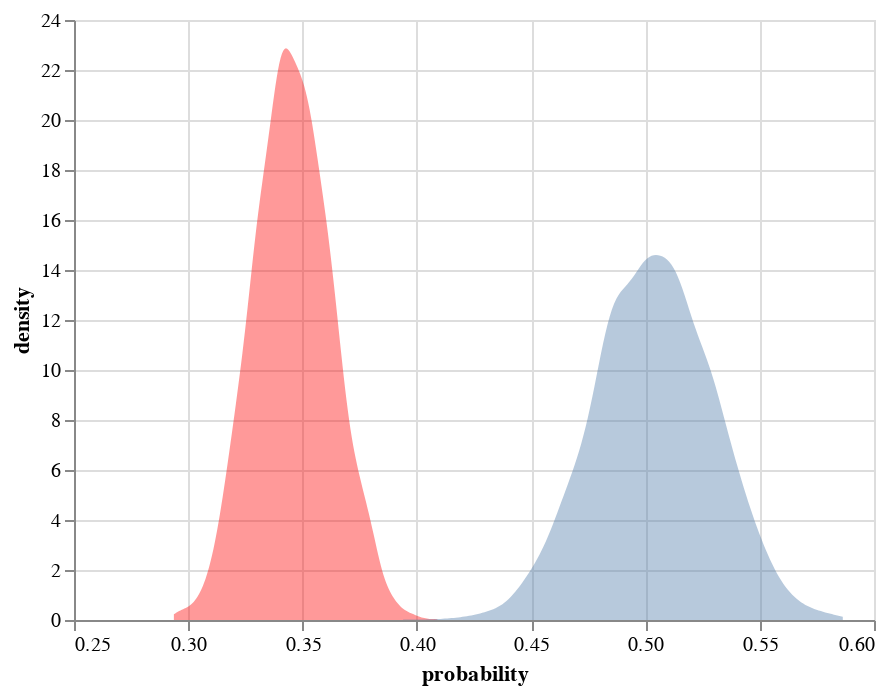

Notebook cell for this chart:
### Code cell
direct_effect = pd.DataFrame({
    "urban" : urban_predictions['posterior_predictive']['lkl'].mean(dim=['lkl_dim_2']).to_numpy().ravel(),
    "rural" : rural_predictions['posterior_predictive']['lkl'].mean(dim=['lkl_dim_2']).to_numpy().ravel()
})

alt.Chart(direct_effect).transform_density(
    'rural',
    as_=['probability', 'density'],
).mark_area(opacity=0.4, color='red').encode(
    x="probability:Q",
    y='density:Q',
) + alt.Chart(direct_effect).transform_density(
    'urban',
    as_=['probability', 'density'],
).mark_area(opacity=0.4).encode(
    x="probability:Q",
    y='density:Q',
)

### Figure 1 — Vega-Lite specification as saved in the notebook (floating-point values rounded to 4 significant figures; data arrays with more than 128 entries replaced by an {"elided": "..."} marker saying what was removed)
{"config": {"view": {"continuousWidth": 400, "continuousHeight": 300}}, "layer": [{"mark": {"type": "area", "color": "red", "opacity": 0.4}, "encoding": {"x": {"field": "probability", "type": "quantitative"}, "y": {"field": "density", "type": "quantitative"}}, "transform": [{"density": "rural", "as": ["probability", "density"]}]}, {"mark": {"type": "area", "opacity": 0.4}, "encoding": {"x": {"field": "probability", "type": "quantitative"}, "y": {"field": "density", "type": "quantitative"}}, "transform": [{"density": "urban", "as": ["probability", "density"]}]}], "data": {"name": "data-efd1c8e25ff833b0d257a2e2aaa845a7"}, "$schema": "https://vega.github.io/schema/vega-lite/v4.17.0.json", "datasets": {"data-efd1c8e25ff833b0d257a2e2aaa845a7": {"elided": "4000 records"}}}
